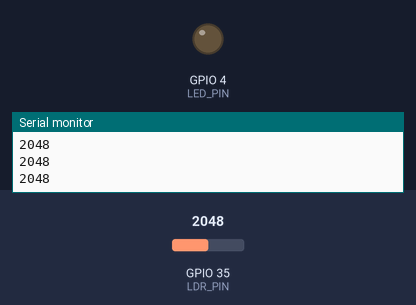
Simulated run of this sketch. Board: ESP32. Shown: output pins drawn as LEDs (lit = HIGH), the last lines printed to the serial monitor. The inputs (shaded band) are chosen by the test bench; at power-on: GPIO 35 (LDR_PIN) = 2048.

Above: at 1.2 s.
1.3 s: GPIO 35 (LDR_PIN) set to 1568
2.8 s: GPIO 35 (LDR_PIN) set to 1438
At 3.5 s:
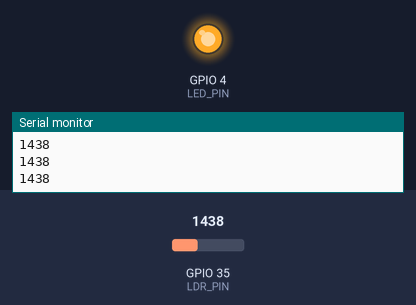
4.3 s: GPIO 35 (LDR_PIN) set to 1540
At 4.8 s:
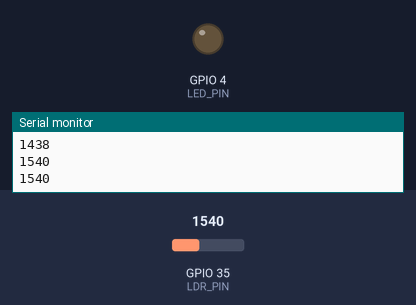
5.9 s: GPIO 35 (LDR_PIN) set to 1460
At 7.3 s:
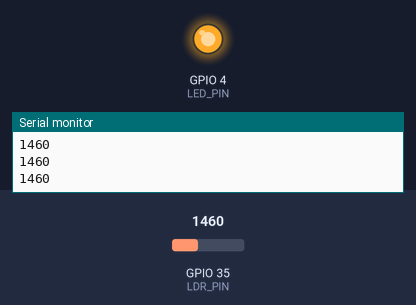
Timing chart, 0 to 8.5 s (numbered marks = the images above; inputs shaded):
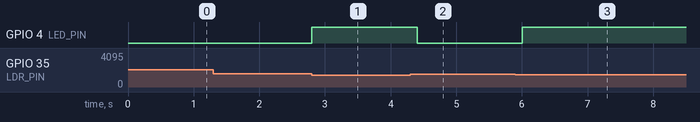

The sketch:

hello_08_photoresistor.ino
```cpp
// Program 8: Light sensor (photoresistor/LDR) turns an LED on in the dark
// Breadboard wiring:
//   LDR leg 1 -> 3.3V
//   LDR leg 2 -> junction A
//   10kohm resistor: junction A -> GND        (LDR + resistor form a voltage divider)
//   junction A -> GPIO35 (ADC1, input-only)
//   GPIO4 -> 220ohm resistor -> LED anode -> ... -> LED cathode -> GND (from step 4)
//
// More light on the LDR -> lower its resistance -> higher voltage at junction A
// -> higher analogRead() value. Tune DARK_THRESHOLD to your room's lighting.

#define LDR_PIN 35
#define LED_PIN 4
#define DARK_THRESHOLD 1500  // below this reading, treat it as "dark"

void setup() {
  Serial.begin(115200);
  pinMode(LED_PIN, OUTPUT);
}

void loop() {
  int light = analogRead(LDR_PIN);
  Serial.println(light);

  digitalWrite(LED_PIN, light < DARK_THRESHOLD ? HIGH : LOW);
  delay(200);
}
```

Measured:
- the behaviour switches between 1500 and 1499 on GPIO 35 (LDR_PIN) (found by bisection; images 0 and 1)
- after the input at 2.8 s, GPIO 4 (LED_PIN): LOW → HIGH at once
- after the input at 4.3 s, GPIO 4 (LED_PIN): HIGH → LOW after 0.10 s
- after the input at 5.9 s, GPIO 4 (LED_PIN): LOW → HIGH after 0.11 s
